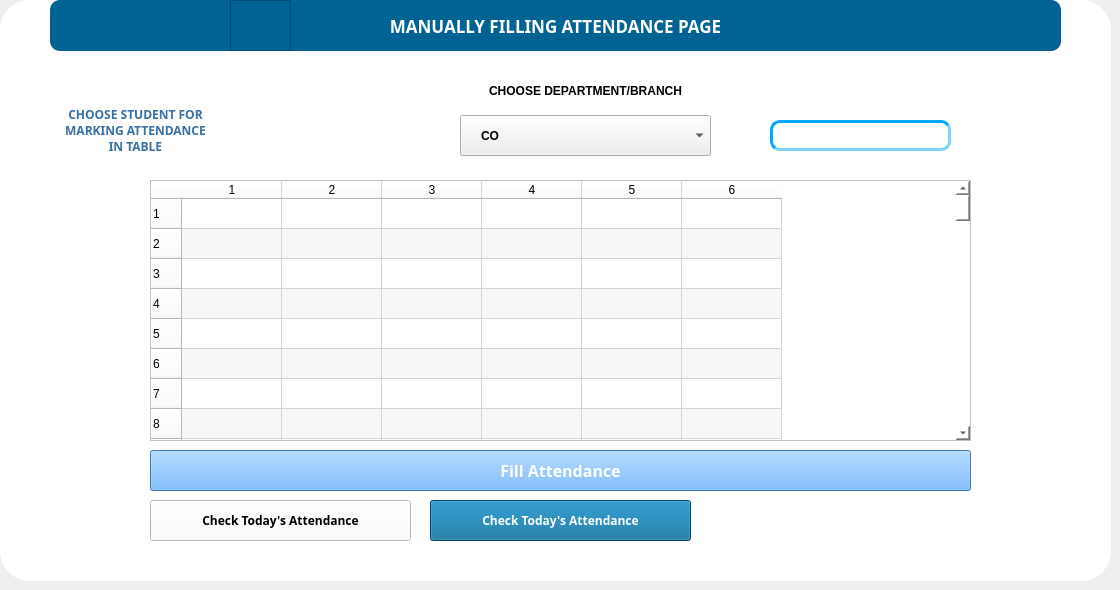
    <widget class="QWidget" name="tab_5">
     <attribute name="icon">
      <iconset>
       <normaloff>2097652.png</normaloff>2097652.png</iconset>
     </attribute>
     <attribute name="title">
      <string/>
     </attribute>
     <widget class="QLabel" name="label_21">
      <property name="geometry">
       <rect>
        <x>50</x>
        <y>0</y>
        <width>1011</width>
        <height>51</height>
       </rect>
      </property>
      <property name="font">
       <font>
        <family>Office</family>
        <pointsize>13</pointsize>
        <weight>75</weight>
        <bold>true</bold>
       </font>
      </property>
      <property name="styleSheet">
       <string notr="true">border-radius:10;
color: rgb(255, 255, 255);
background-color: rgb(0, 99, 148);</string>
      </property>
      <property name="frameShape">
       <enum>QFrame::NoFrame</enum>
      </property>
      <property name="frameShadow">
       <enum>QFrame::Plain</enum>
      </property>
      <property name="text">
       <string>MANUALLY FILLING ATTENDANCE PAGE</string>
      </property>
      <property name="textFormat">
       <enum>Qt::PlainText</enum>
      </property>
      <property name="scaledContents">
       <bool>false</bool>
      </property>
      <property name="alignment">
       <set>Qt::AlignCenter</set>
      </property>
      <property name="wordWrap">
       <bool>false</bool>
      </property>
      <property name="buddy">
       <cstring></cstring>
      </property>
     </widget>
     <widget class="QLabel" name="label_22">
      <property name="geometry">
       <rect>
        <x>460</x>
        <y>80</y>
        <width>251</width>
        <height>21</height>
       </rect>
      </property>
      <property name="font">
       <font>
        <weight>75</weight>
        <bold>true</bold>
       </font>
      </property>
      <property name="text">
       <string>CHOOSE DEPARTMENT/BRANCH</string>
      </property>
      <property name="alignment">
       <set>Qt::AlignCenter</set>
      </property>
     </widget>
     <widget class="QGraphicsView" name="graphicsView_11">
      <property name="geometry">
       <rect>
        <x>0</x>
        <y>0</y>
        <width>1111</width>
        <height>581</height>
       </rect>
      </property>
      <property name="styleSheet">
       <string notr="true">background-color: rgb(255, 255, 255);
border-radius:30</string>
      </property>
     </widget>
     <widget class="QPushButton" name="pushButton_6">
      <property name="geometry">
       <rect>
        <x>150</x>
        <y>450</y>
        <width>821</width>
        <height>41</height>
       </rect>
      </property>
      <property name="font">
       <font>
        <family>Office</family>
        <pointsize>12</pointsize>
        <weight>75</weight>
        <bold>true</bold>
       </font>
      </property>
      <property name="cursor">
       <cursorShape>PointingHandCursor</cursorShape>
      </property>
      <property name="styleSheet">
       <string notr="true">background-color: rgb(85, 170, 255);
color: rgb(255, 255, 255);
</string>
      </property>
      <property name="text">
       <string>Fill Attendance</string>
      </property>
     </widget>
     <widget class="QComboBox" name="comboBox_5">
      <property name="geometry">
       <rect>
        <x>460</x>
        <y>115</y>
        <width>251</width>
        <height>41</height>
       </rect>
      </property>
      <property name="font">
       <font>
        <family>Arial</family>
        <pointsize>9</pointsize>
        <weight>75</weight>
        <bold>true</bold>
       </font>
      </property>
      <property name="styleSheet">
       <string notr="true">padding-left:20px;
background-color: rgb(239, 239, 239);</string>
      </property>
      <item>
       <property name="text">
        <string>CO</string>
       </property>
      </item>
      <item>
       <property name="text">
        <string>ME</string>
       </property>
      </item>
      <item>
       <property name="text">
        <string>IT</string>
       </property>
      </item>
      <item>
       <property name="text">
        <string>CE</string>
       </property>
      </item>
      <item>
       <property name="text">
        <string>EJ</string>
       </property>
      </item>
      <item>
       <property name="text">
        <string>EE</string>
       </property>
      </item>
     </widget>
     <widget class="QGraphicsView" name="graphicsView_12">
      <property name="geometry">
       <rect>
        <x>230</x>
        <y>0</y>
        <width>61</width>
        <height>51</height>
       </rect>
      </property>
      <property name="styleSheet">
       <string notr="true">border-image: url(:/QLabel/2097652.png);
background-color: rgb(0, 99, 148);</string>
      </property>
     </widget>
     <widget class="QTableWidget" name="tableWidget_5">
      <property name="geometry">
       <rect>
        <x>150</x>
        <y>180</y>
        <width>821</width>
        <height>261</height>
       </rect>
      </property>
      <property name="sizePolicy">
       <sizepolicy hsizetype="Expanding" vsizetype="Expanding">
        <horstretch>0</horstretch>
        <verstretch>0</verstretch>
       </sizepolicy>
      </property>
      <property name="styleSheet">
       <string notr="true">background-color: rgb(255, 255, 255);</string>
      </property>
      <property name="sizeAdjustPolicy">
       <enum>QAbstractScrollArea::AdjustToContents</enum>
      </property>
      <property name="alternatingRowColors">
       <bool>true</bool>
      </property>
      <property name="rowCount">
       <number>1000</number>
      </property>
      <property name="columnCount">
       <number>6</number>
      </property>
      <row/>
      <row/>
      <row/>
      <row/>
      <row/>
      <row/>
      <row/>
      <row/>
      <row/>
      <row/>
      <row/>
      <row/>
      <row/>
      <row/>
      <row/>
      <row/>
      <row/>
      <row/>
      <row/>
      <row/>
      <row/>
      <row/>
      <row/>
      <row/>
      <row/>
      <row/>
      <row/>
      <row/>
      <row/>
      <row/>
      <row/>
      <row/>
      <row/>
      <row/>
      <row/>
      <row/>
      <row/>
      <row/>
      <row/>
      <row/>
      <row/>
      <row/>
      <row/>
      <row/>
      <row/>
      <row/>
      <row/>
      <row/>
      <row/>
      <row/>
      <row/>
      <row/>
      <row/>
      <row/>
      <row/>
      <row/>
      <row/>
      <row/>
      <row/>
      <row/>
      <row/>
      <row/>
      <row/>
      <row/>
      <row/>
      <row/>
      <row/>
      <row/>
      <row/>
      <row/>
      <row/>
      <row/>
      <row/>
      <row/>
      <row/>
      <row/>
      <row/>
      <row/>
      <row/>
      <row/>
      <row/>
      <row/>
      <row/>
      <row/>
      <row/>
      <row/>
      <row/>
      <row/>
      <row/>
      <row/>
      <row/>
      <row/>
      <row/>
      <row/>
      <row/>
      <row/>
      <row/>
      <row/>
      <row/>
      <row/>
      <row/>
      <row/>
      <row/>
      <row/>
      <row/>
      <row/>
      <row/>
      <row/>
      <row/>
      <row/>
      <row/>
      <row/>
      <row/>
      <row/>
      <row/>
      <row/>
      <row/>
      <row/>
      <row/>
      <row/>
      <row/>
      <row/>
      <row/>
      <row/>
      <row/>
      <row/>
      <row/>
      <row/>
      <row/>
      <row/>
      <row/>
      <row/>
      <row/>
      <row/>
      <row/>
      <row/>
      <row/>
      <row/>
      <row/>
      <row/>
      <row/>
      <row/>
      <row/>
      <row/>
      <row/>
      <row/>
      <row/>
      <row/>
      <row/>
      <row/>
      <row/>
      <row/>
      <row/>
      <row/>
      <row/>
      <row/>
      <row/>
      <row/>
      <row/>
      <row/>
      <row/>
      <row/>
      <row/>
      <row/>
      <row/>
      <row/>
      <row/>
      <row/>
      <row/>
      <row/>
      <row/>
      <row/>
      <row/>
      <row/>
      <row/>
      <row/>
      <row/>
      <row/>
      <row/>
      <row/>
      <row/>
      <row/>
      <row/>
      <row/>
      <row/>
      <row/>
      <row/>
      <row/>
      <row/>
      <row/>
      <row/>
      <row/>
      <row/>
      <row/>
      <row/>
      <row/>
      <row/>
      <row/>
      <row/>
      <row/>
      <row/>
      <row/>
      <row/>
      <row/>
      <row/>
      <row/>
      <row/>
      <row/>
      <row/>
      <row/>
      <row/>
      <row/>
      <row/>
      <row/>
      <row/>
      <row/>
      <row/>
      <row/>
      <row/>
      <row/>
      <row/>
      <row/>
      <row/>
      <row/>
      <row/>
      <row/>
      <row/>
      <row/>
      <row/>
      <row/>
      <row/>
      <row/>
      <row/>
      <row/>
      <row/>
      <row/>
      <row/>
      <row/>
      <row/>
      <row/>
      <row/>
      <row/>
      <row/>
      <row/>
      <row/>
      <row/>
      <row/>
      <row/>
      <row/>
      <row/>
      <row/>
      <row/>
      <row/>
      <row/>
      <row/>
      <row/>
      <row/>
      <row/>
      <row/>
      <row/>
      <row/>
      <row/>
      <row/>
      <row/>
      <row/>
      <row/>
      <row/>
      <row/>
      <row/>
      <row/>
      <row/>
      <row/>
      <row/>
      <row/>
      <row/>
      <row/>
      <row/>
      <row/>
      <row/>
      <row/>
      <row/>
      <row/>
      <row/>
      <row/>
      <row/>
      <row/>
      <row/>
      <row/>
      <row/>
      <row/>
      <row/>
      <row/>
      <row/>
      <row/>
      <row/>
      <row/>
      <row/>
      <row/>
      <row/>
      <row/>
      <row/>
      <row/>
      <row/>
      <row/>
      <row/>
      <row/>
      <row/>
      <row/>
      <row/>
      <row/>
      <row/>
      <row/>
      <row/>
      <row/>
      <row/>
      <row/>
      <row/>
      <row/>
      <row/>
      <row/>
      <row/>
      <row/>
      <row/>
      <row/>
      <row/>
      <row/>
      <row/>
      <row/>
      <row/>
      <row/>
      <row/>
      <row/>
      <row/>
      <row/>
      <row/>
      <row/>
      <row/>
      <row/>
      <row/>
      <row/>
      <row/>
      <row/>
      <row/>
      <row/>
      <row/>
      <row/>
      <row/>
      <row/>
      <row/>
      <row/>
      <row/>
      <row/>
      <row/>
      <row/>
      <row/>
      <row/>
      <row/>
      <row/>
      <row/>
      <row/>
      <row/>
      <row/>
      <row/>
      <row/>
      <row/>
      <row/>
      <row/>
      <row/>
      <row/>
      <row/>
      <row/>
      <row/>
      <row/>
      <row/>
      <row/>
      <row/>
      <row/>
      <row/>
      <row/>
      <row/>
      <row/>
      <row/>
      <row/>
      <row/>
      <row/>
      <row/>
      <row/>
      <row/>
      <row/>
      <row/>
      <row/>
      <row/>
      <row/>
      <row/>
      <row/>
      <row/>
      <row/>
      <row/>
      <row/>
      <row/>
      <row/>
      <row/>
      <row/>
      <row/>
      <row/>
      <row/>
      <row/>
      <row/>
      <row/>
      <row/>
      <row/>
      <row/>
      <row/>
      <row/>
      <row/>
      <row/>
      <row/>
      <row/>
      <row/>
      <row/>
      <row/>
      <row/>
      <row/>
      <row/>
      <row/>
      <row/>
      <row/>
      <row/>
      <row/>
      <row/>
      <row/>
      <row/>
      <row/>
      <row/>
      <row/>
      <row/>
      <row/>
      <row/>
      <row/>
      <row/>
      <row/>
      <row/>
      <row/>
      <row/>
      <row/>
      <row/>
      <row/>
      <row/>
      <row/>
      <row/>
      <row/>
      <row/>
      <row/>
      <row/>
      <row/>
      <row/>
      <row/>
      <row/>
      <row/>
      <row/>
      <row/>
      <row/>
      <row/>
      <row/>
      <row/>
      <row/>
      <row/>
      <row/>
      <row/>
      <row/>
      <row/>
      <row/>
      <row/>
      <row/>
      <row/>
      <row/>
      <row/>
      <row/>
      <row/>
      <row/>
      <row/>
      <row/>
      <row/>
      <row/>
      <row/>
      <row/>
      <row/>
      <row/>
      <row/>
      <row/>
      <row/>
      <row/>
      <row/>
      <row/>
      <row/>
      <row/>
      <row/>
      <row/>
      <row/>
      <row/>
      <row/>
      <row/>
      <row/>
      <row/>
      <row/>
      <row/>
      <row/>
      <row/>
      <row/>
      <row/>
      <row/>
      <row/>
      <row/>
      <row/>
      <row/>
      <row/>
      <row/>
      <row/>
      <row/>
      <row/>
      <row/>
      <row/>
      <row/>
      <row/>
      <row/>
      <row/>
      <row/>
      <row/>
      <row/>
      <row/>
      <row/>
      <row/>
      <row/>
      <row/>
      <row/>
      <row/>
      <row/>
      <row/>
      <row/>
      <row/>
      <row/>
      <row/>
      <row/>
      <row/>
      <row/>
      <row/>
      <row/>
      <row/>
      <row/>
      <row/>
      <row/>
      <row/>
      <row/>
      <row/>
      <row/>
      <row/>
      <row/>
      <row/>
      <row/>
      <row/>
      <row/>
      <row/>
      <row/>
      <row/>
      <row/>
      <row/>
      <row/>
      <row/>
      <row/>
      <row/>
      <row/>
      <row/>
      <row/>
      <row/>
      <row/>
      <row/>
      <row/>
      <row/>
      <row/>
      <row/>
      <row/>
      <row/>
      <row/>
      <row/>
      <row/>
      <row/>
      <row/>
      <row/>
      <row/>
      <row/>
      <row/>
      <row/>
      <row/>
      <row/>
      <row/>
      <row/>
      <row/>
      <row/>
      <row/>
      <row/>
      <row/>
      <row/>
      <row/>
      <row/>
      <row/>
      <row/>
      <row/>
      <row/>
      <row/>
      <row/>
      <row/>
      <row/>
      <row/>
      <row/>
      <row/>
      <row/>
      <row/>
      <row/>
      <row/>
      <row/>
      <row/>
      <row/>
      <row/>
      <row/>
      <row/>
      <row/>
      <row/>
      <row/>
      <row/>
      <row/>
      <row/>
      <row/>
      <row/>
      <row/>
      <row/>
      <row/>
      <row/>
      <row/>
      <row/>
      <row/>
      <row/>
      <row/>
      <row/>
      <row/>
      <row/>
      <row/>
      <row/>
      <row/>
      <row/>
      <row/>
      <row/>
      <row/>
      <row/>
      <row/>
      <row/>
      <row/>
      <row/>
      <row/>
      <row/>
      <row/>
      <row/>
      <row/>
      <row/>
      <row/>
      <row/>
      <row/>
      <row/>
      <row/>
      <row/>
      <row/>
      <row/>
      <row/>
      <row/>
      <row/>
      <row/>
      <row/>
      <row/>
      <row/>
      <row/>
      <row/>
      <row/>
      <row/>
      <row/>
      <row/>
      <row/>
      <row/>
      <row/>
      <row/>
      <row/>
      <row/>
      <row/>
      <row/>
      <row/>
      <row/>
      <row/>
      <row/>
      <row/>
      <row/>
      <row/>
      <row/>
      <row/>
      <row/>
      <row/>
      <row/>
      <row/>
      <row/>
      <row/>
      <row/>
      <row/>
      <row/>
      <row/>
      <row/>
      <row/>
      <row/>
      <row/>
      <row/>
      <row/>
      <row/>
      <row/>
      <row/>
      <row/>
      <row/>
      <row/>
      <row/>
      <row/>
      <row/>
      <row/>
      <row/>
      <row/>
      <row/>
      <row/>
      <row/>
      <row/>
      <row/>
      <row/>
      <row/>
      <row/>
      <row/>
      <row/>
      <row/>
      <row/>
      <row/>
      <row/>
      <row/>
      <row/>
      <row/>
      <row/>
      <row/>
      <row/>
      <row/>
      <row/>
      <row/>
      <row/>
      <row/>
      <row/>
      <row/>
      <row/>
      <row/>
      <row/>
      <row/>
      <row/>
      <row/>
      <row/>
      <row/>
      <row/>
      <row/>
      <row/>
      <row/>
      <row/>
      <row/>
      <row/>
      <row/>
      <row/>
      <row/>
      <row/>
      <row/>
      <row/>
      <row/>
      <row/>
      <row/>
      <row/>
      <row/>
      <row/>
      <row/>
      <row/>
      <row/>
      <row/>
      <row/>
      <row/>
      <row/>
      <row/>
      <row/>
      <row/>
      <row/>
      <row/>
      <row/>
      <row/>
      <row/>
      <row/>
      <row/>
      <row/>
      <row/>
      <row/>
      <row/>
      <row/>
      <row/>
      <row/>
      <row/>
      <row/>
      <row/>
      <row/>
      <row/>
      <row/>
      <row/>
      <row/>
      <row/>
      <row/>
      <row/>
      <row/>
      <row/>
      <row/>
      <row/>
      <row/>
      <row/>
      <row/>
      <row/>
      <row/>
      <row/>
      <row/>
      <row/>
      <row/>
      <row/>
      <row/>
      <row/>
      <row/>
      <row/>
      <row/>
      <row/>
      <row/>
      <row/>
      <row/>
      <row/>
      <row/>
      <row/>
      <row/>
      <row/>
      <row/>
      <row/>
      <row/>
      <row/>
      <row/>
      <row/>
      <row/>
      <row/>
      <row/>
      <row/>
      <row/>
      <row/>
      <row/>
      <row/>
      <row/>
      <row/>
      <row/>
      <row/>
      <row/>
      <row/>
      <row/>
      <row/>
      <row/>
      <row/>
      <row/>
      <row/>
      <row/>
      <row/>
      <row/>
      <row/>
      <row/>
      <row/>
      <row/>
      <row/>
      <row/>
      <row/>
      <row/>
      <row/>
      <row/>
      <row/>
      <row/>
      <row/>
      <row/>
      <row/>
      <row/>
      <row/>
      <row/>
      <row/>
      <row/>
      <row/>
      <row/>
      <row/>
      <row/>
      <row/>
      <row/>
      <row/>
      <row/>
      <row/>
      <row/>
      <row/>
      <row/>
      <row/>
      <row/>
      <row/>
      <row/>
      <row/>
      <row/>
      <row/>
      <row/>
      <row/>
      <row/>
      <row/>
      <row/>
      <row/>
      <row/>
      <row/>
      <row/>
      <row/>
      <row/>
      <row/>
      <row/>
      <row/>
      <row/>
      <row/>
      <row/>
      <row/>
      <row/>
      <row/>
      <row/>
      <row/>
      <row/>
      <row/>
      <row/>
      <row/>
      <row/>
      <row/>
      <row/>
      <row/>
      <row/>
      <row/>
      <row/>
      <row/>
      <row/>
      <row/>
      <row/>
      <row/>
      <row/>
      <row/>
      <row/>
      <row/>
      <row/>
      <row/>
      <row/>
      <row/>
      <row/>
      <row/>
      <row/>
      <row/>
      <row/>
      <row/>
      <row/>
      <row/>
      <row/>
      <row/>
      <row/>
      <row/>
      <row/>
      <row/>
      <row/>
      <row/>
      <row/>
      <row/>
      <row/>
      <row/>
      <row/>
      <row/>
      <row/>
      <row/>
      <row/>
      <row/>
      <row/>
      <row/>
      <row/>
      <row/>
      <row/>
      <row/>
      <row/>
      <row/>
      <row/>
      <row/>
      <row/>
      <row/>
      <row/>
      <row/>
      <column/>
      <column/>
      <column/>
      <column/>
      <column/>
      <column/>
     </widget>
     <widget class="QLabel" name="label_24">
      <property name="geometry">
       <rect>
        <x>60</x>
        <y>90</y>
        <width>151</width>
        <height>81</height>
       </rect>
      </property>
      <property name="font">
       <font>
        <family>Segoe UI Black</family>
        <weight>75</weight>
        <bold>true</bold>
       </font>
      </property>
      <property name="styleSheet">
       <string notr="true">background-color: rgb(255, 255, 255);
color: rgb(55, 111, 167);</string>
      </property>
      <property name="text">
       <string>CHOOSE STUDENT FOR MARKING ATTENDANCE IN TABLE</string>
      </property>
      <property name="alignment">
       <set>Qt::AlignCenter</set>
      </property>
      <property name="wordWrap">
       <bool>true</bool>
      </property>
     </widget>
     <widget class="QLineEdit" name="lineEdit_6">
      <property name="geometry">
       <rect>
        <x>770</x>
        <y>120</y>
        <width>181</width>
        <height>31</height>
       </rect>
      </property>
      <property name="styleSheet">
       <string notr="true">border-style:inset;
color: rgb(0, 147, 221);
border-width:3;
border-color: rgb(0, 170, 255);
background-color: rgb(255, 255, 255);
border-radius:10;
padding-left: 10px;
</string>
      </property>
     </widget>
     <widget class="QPushButton" name="pushButton_8">
      <property name="geometry">
       <rect>
        <x>150</x>
        <y>500</y>
        <width>261</width>
        <height>41</height>
       </rect>
      </property>
      <property name="font">
       <font>
        <family>Office</family>
        <pointsize>9</pointsize>
        <weight>75</weight>
        <bold>true</bold>
       </font>
      </property>
      <property name="styleSheet">
       <string notr="true">background-color: rgb(255, 255, 255);</string>
      </property>
      <property name="text">
       <string>Check Today's Attendance</string>
      </property>
     </widget>
     <widget class="QPushButton" name="pushButton_9">
      <property name="geometry">
       <rect>
        <x>430</x>
        <y>500</y>
        <width>261</width>
        <height>41</height>
       </rect>
      </property>
      <property name="font">
       <font>
        <family>Office</family>
        <pointsize>9</pointsize>
        <weight>75</weight>
        <bold>true</bold>
       </font>
      </property>
      <property name="styleSheet">
       <string notr="true">color: rgb(255, 255, 255);
background-color: rgb(0, 99, 148);</string>
      </property>
      <property name="text">
       <string>Check Today's Attendance</string>
      </property>
     </widget>
     <zorder>graphicsView_11</zorder>
     <zorder>label_21</zorder>
     <zorder>label_22</zorder>
     <zorder>pushButton_6</zorder>
     <zorder>comboBox_5</zorder>
     <zorder>graphicsView_12</zorder>
     <zorder>tableWidget_5</zorder>
     <zorder>label_24</zorder>
     <zorder>lineEdit_6</zorder>
     <zorder>pushButton_8</zorder>
     <zorder>pushButton_9</zorder>
    </widget>
